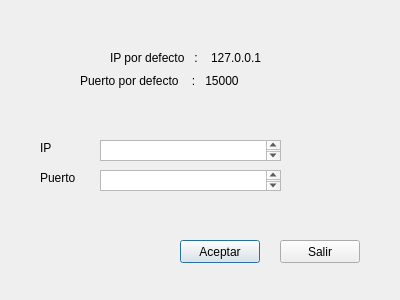
<?xml version="1.0" encoding="UTF-8"?>
<ui version="4.0">
 <class>selport</class>
 <widget class="QDialog" name="selport">
  <property name="geometry">
   <rect>
    <x>0</x>
    <y>0</y>
    <width>400</width>
    <height>300</height>
   </rect>
  </property>
  <property name="windowTitle">
   <string>Dialog</string>
  </property>
  <widget class="QLabel" name="label">
   <property name="geometry">
    <rect>
     <x>40</x>
     <y>140</y>
     <width>57</width>
     <height>15</height>
    </rect>
   </property>
   <property name="text">
    <string>IP</string>
   </property>
  </widget>
  <widget class="QLabel" name="label_2">
   <property name="geometry">
    <rect>
     <x>40</x>
     <y>170</y>
     <width>57</width>
     <height>15</height>
    </rect>
   </property>
   <property name="text">
    <string>Puerto</string>
   </property>
  </widget>
  <widget class="QLabel" name="label_3">
   <property name="geometry">
    <rect>
     <x>110</x>
     <y>50</y>
     <width>171</width>
     <height>16</height>
    </rect>
   </property>
   <property name="text">
    <string>IP por defecto   :    127.0.0.1</string>
   </property>
  </widget>
  <widget class="QLabel" name="label_4">
   <property name="geometry">
    <rect>
     <x>80</x>
     <y>70</y>
     <width>201</width>
     <height>21</height>
    </rect>
   </property>
   <property name="text">
    <string>Puerto por defecto    :   15000</string>
   </property>
  </widget>
  <widget class="QPushButton" name="pushButton">
   <property name="geometry">
    <rect>
     <x>180</x>
     <y>240</y>
     <width>80</width>
     <height>23</height>
    </rect>
   </property>
   <property name="text">
    <string>Aceptar</string>
   </property>
  </widget>
  <widget class="QPushButton" name="pushButton_2">
   <property name="geometry">
    <rect>
     <x>280</x>
     <y>240</y>
     <width>80</width>
     <height>23</height>
    </rect>
   </property>
   <property name="text">
    <string>Salir</string>
   </property>
  </widget>
  <widget class="QTextEdit" name="textEdit">
   <property name="geometry">
    <rect>
     <x>100</x>
     <y>140</y>
     <width>181</width>
     <height>21</height>
    </rect>
   </property>
  </widget>
  <widget class="QTextEdit" name="textEdit_2">
   <property name="geometry">
    <rect>
     <x>100</x>
     <y>170</y>
     <width>181</width>
     <height>21</height>
    </rect>
   </property>
  </widget>
 </widget>
 <resources/>
 <connections/>
</ui>
